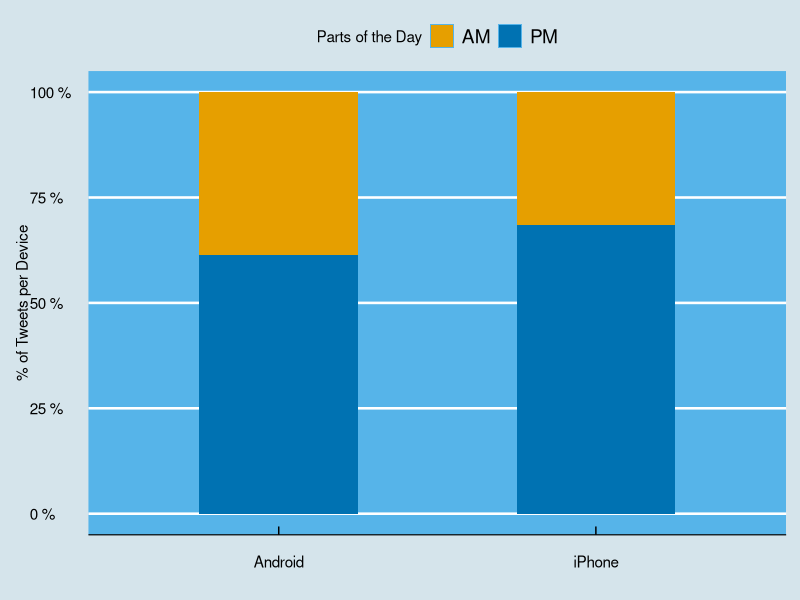
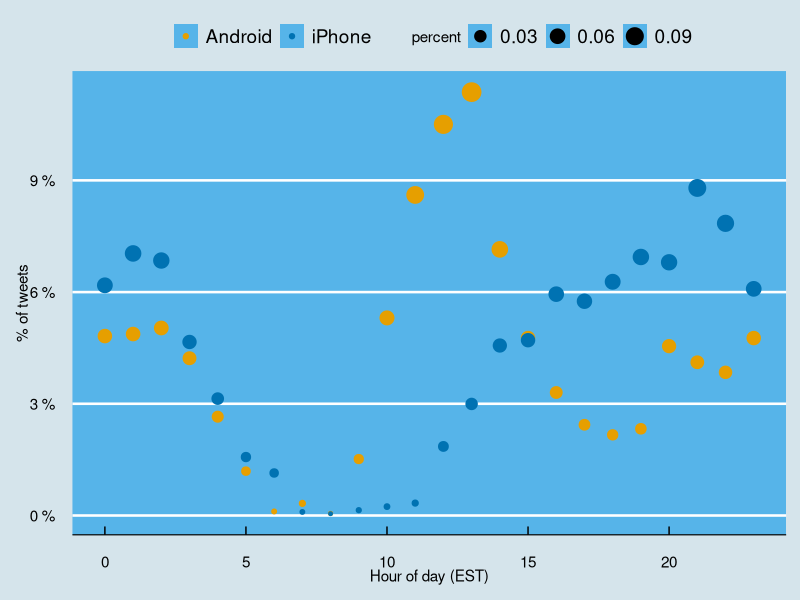
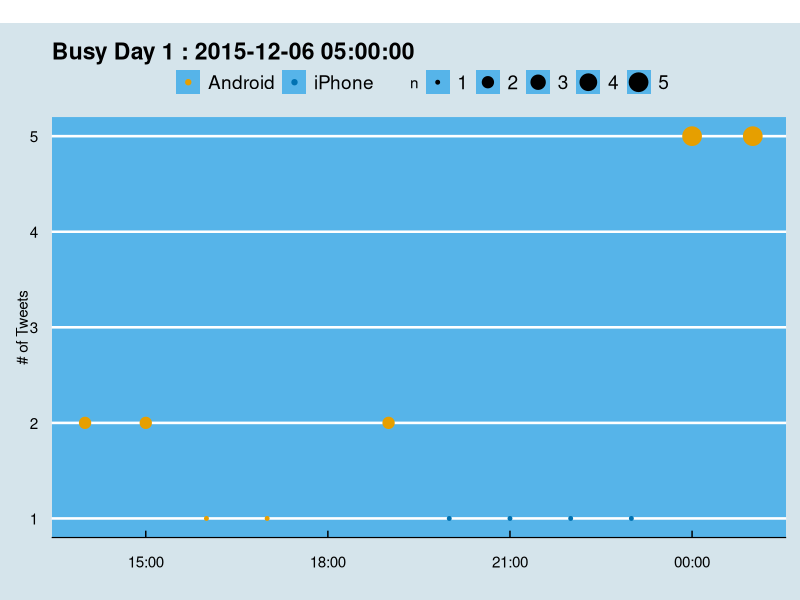
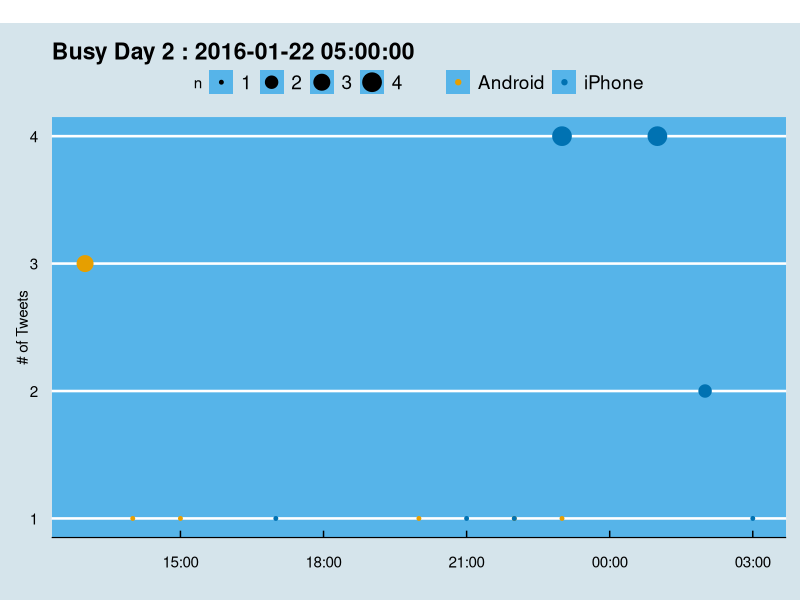
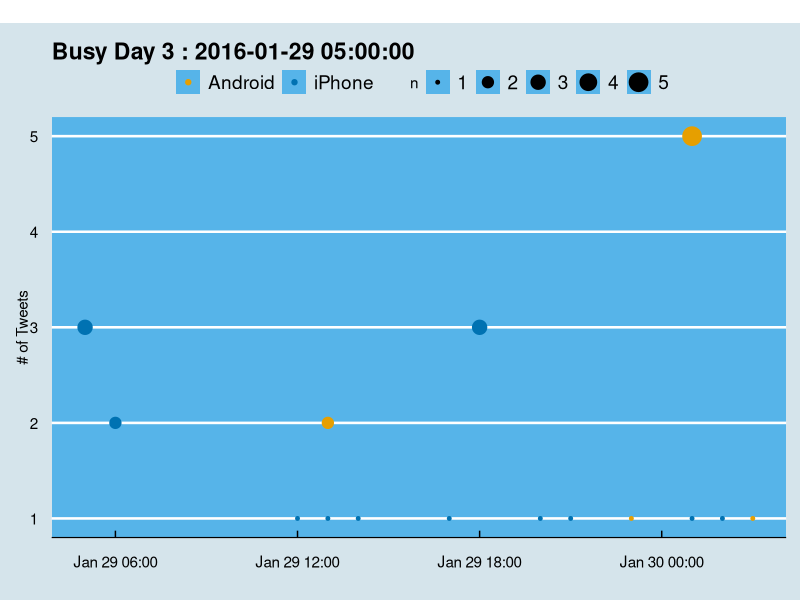
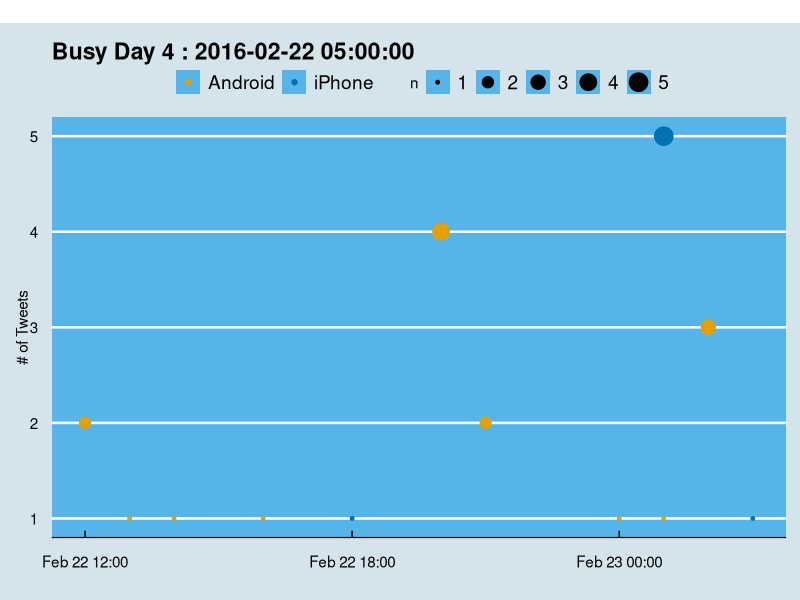
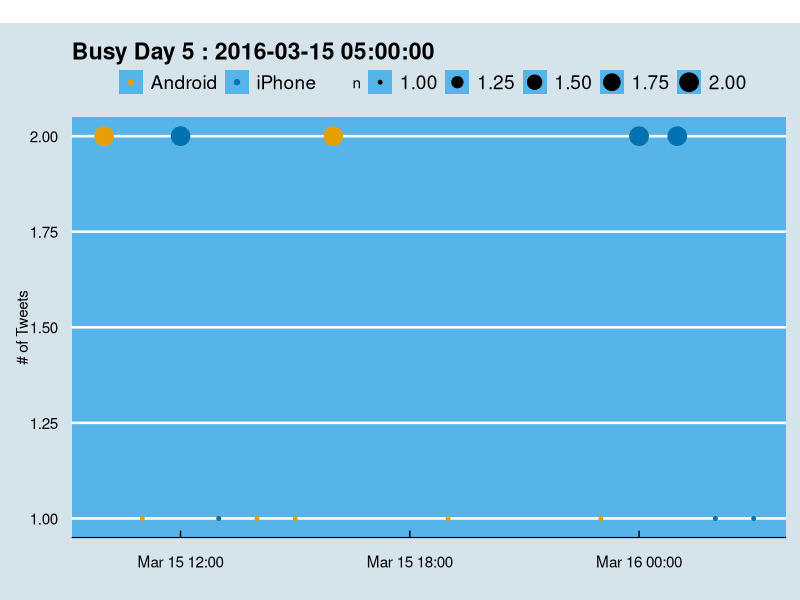
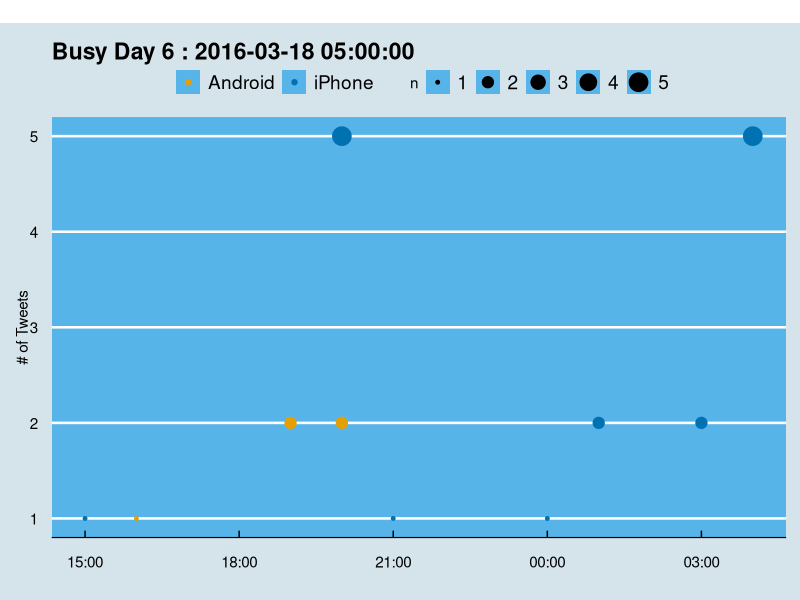

Source code (R) for these figures, in order:
## ---- chunk 1
# Avoiding messages and warnings: anyway, they have already been dealt with.  
knitr::opts_chunk$set(echo = TRUE, message = FALSE, warning = FALSE)

# Regulating figure layout.
knitr::opts_chunk$set(out.width = "60%", fig.align = "center")

# Facilitating table layout in HTML.
options(knitr.table.format = "html")

# Output language
invisible(Sys.setlocale("LC_ALL", "C"))
## ---- chunk 2
# Cleaning up workspace for RAM management.
invisible(if(!is.null(dev.list())) dev.off())
rm(list=ls())
cat("\014")

# Downloading packages.
if(!require(tidyverse)) install.packages("tidyverse", repos = "http://cran.us.r-project.org")
if(!require(dslabs)) install.packages("dslabs", repos = "http://cran.us.r-project.org")
if(!require(utf8)) install.packages("utf8", repos = "http://cran.us.r-project.org")
if(!require(lubridate)) install.packages("tidyverse", repos = "http://cran.us.r-project.org")
if(!require(scales)) install.packages("scales", repos = "http://cran.us.r-project.org")
if(!require(tm)) install.packages("tm", repos = "http://cran.us.r-project.org")
if(!require(wordcloud)) install.packages("wordcloud", repos = "http://cran.us.r-project.org")
if(!require(kableExtra)) install.packages("kableExtra", repos = "http://cran.us.r-project.org")
if(!require(gridExtra)) install.packages("gridExtra", repos = "http://cran.us.r-project.org")
if(!require(caret)) install.packages("caret", repos = "http://cran.us.r-project.org")
if(!require(pROC)) install.packages("pROC", repos = "http://cran.us.r-project.org")
if(!require(ggthemes)) install.packages("ggthemes", repos = "http://cran.us.r-project.org")
if(!require(tidytext)) install.packages("tidytext", repos = "http://cran.us.r-project.org")
if(!require(stringr)) install.packages("stringr", repos = "http://cran.us.r-project.org")

# Requiring libraries.
library(tidyverse)
library(dslabs)
library(utf8)
library(lubridate)
library(scales)
library(tm)
library(wordcloud)
library(kableExtra)
library(gridExtra)
library(caret)
library(pROC)
library(ggthemes)
library(tidytext)
library(stringr)
## ---- chunk 3
data("trump_tweets")
tweets <- trump_tweets
## ---- chunk 4
str(tweets, vec.len = 1)
## ---- chunk 5
tweets %>% count(source) %>% arrange(desc(n))
## ---- chunk 6
df <- tweets %>% select(source, is_retweet) %>% 
  group_by(source) %>%
  summarize(nr_retweet = length(is_retweet[is_retweet == TRUE]))
df
rm(df)
## ---- chunk 7
df <- trump_tweets %>% 
  extract(source, "source", "Twitter for (.*)") %>%
  count(source) 
df
rm(df)
## ---- chunk 8
elect_tweets <- tweets %>% 
  mutate(device = str_replace(str_replace(source, "Twitter for Android",                    "Android"), "Twitter for iPhone", "iPhone")) %>%
  filter(device %in% c("Android", "iPhone") &
         created_at >= ymd("2015-06-17") & 
         created_at < ymd("2016-11-08")) %>%
  mutate(am_pm = gsub('[0-9: ]+','\\1',format(created_at, '%r'))) %>%
  arrange(created_at) %>%
  select(- source) %>%
  select(device, everything()) 
## ---- chunk 9
# The palette with black:
cbbPalette <- c("#E69F00", "#0072B2", "#000000", "#56B4E9", 
                "#009E73", "#F0E442",  "#D55E00", "#CC79A7")

graph <- elect_tweets %>%
  mutate(hour = hour(with_tz(created_at, "EST"))) %>%
  select(device, am_pm) %>%
  group_by(device, am_pm) %>%
  summarise(n = n()) %>%
  mutate(percent = n / sum(n)) %>%
  ggplot(aes(device, percent, fill = am_pm)) +
  geom_bar(width = 0.5, stat = "identity") +
  scale_y_continuous(labels = percent_format(suffix = " %")) +
  labs(x = "",
       y = "% of Tweets per Device",
       fill = "Parts of the Day") +
  theme_economist(base_size = 12) +
  scale_fill_manual(values = cbbPalette) +
  theme(panel.background = element_rect(fill = "#56B4E9"))
graph
## ---- chunk 10
# The palette with grey:
# Orange, blue, black, light blue, green, yellow, vermilion, reddish purple
cbbPalette <- c("#E69F00", "#0072B2", "#000000", "#56B4E9", 
                "#009E73", "#F0E442",  "#D55E00", "#CC79A7")

graph <- elect_tweets %>%
  mutate(hour = hour(with_tz(created_at, "EST"))) %>%
  select(device, hour) %>%
  group_by(device, hour) %>%
  summarise(n = n()) %>%
  mutate(percent = n / sum(n)) %>%
  ggplot(aes(hour, percent, color = device)) +
  geom_point(aes(size = percent)) +
  scale_y_continuous(labels = 
                     percent_format(accuracy = 1, suffix = " %")) +
  labs(x = "Hour of day (EST)",
       y = "% of tweets",
       color = "") +
  theme_economist(base_size = 12) +
  scale_colour_manual(values = cbbPalette) +
  theme(panel.background = element_rect(fill = "#56B4E9"))
graph
## ---- chunk 11
knitr::opts_chunk$set(out.width = "100%", fig.align = "center")
## ---- chunk 12
buffer <- elect_tweets %>% 
  mutate(day = floor_date(with_tz(created_at, "EST"), unit = "day")) %>%
  mutate(hour = floor_date(with_tz(created_at, "EST"), unit = "hour"))

sample <- buffer %>% 
     group_by(day) %>%
     summarize(n = n()) %>%
     arrange(desc(n)) %>%
     head(12) %>%
     arrange(day) 

v <- sample %>% .$day

percentage <- 
  label_percent(accuracy = 0.1, suffix = " %")(sum(sample$n) / nrow(buffer))

l <- list(1) 

for (i in 1:length(v)) {
  d <- v[i]
  
  graph <- buffer %>%
    filter(day == d) %>% 
    select(device, hour) %>%
    group_by(device, hour) %>%
    summarise(n = n()) %>%
    ggplot(aes(hour, n, color = device)) +
    geom_point(aes(size = n)) +
    ggtitle(paste("Busy Day", i, ":", d, sep = " ")) +
    labs(x = "",
         y = "# of Tweets", 
         color = "") +
  theme_economist() +
  scale_colour_manual(values = cbbPalette) +
  theme(panel.background = element_rect(fill = "#56B4E9")) 
  
  l[[i]] <- graph
}  

marrangeGrob(l, nrow = 1, ncol = 1, 
  top = "")
## ---- chunk 13
knitr::opts_chunk$set(out.width = "60%", fig.align = "center")
## ---- chunk 14
graph <- elect_tweets %>%
  mutate(month = round_date(with_tz(created_at, "EST"), unit = "month")) %>%
  select(device, month, am_pm) %>%
  filter(device == "Android") %>%
  group_by(month, am_pm) %>%
  summarize(n = n()) %>%
  mutate(percent = n / sum(n)) %>%
  ggplot(aes(month, percent, fill = am_pm)) +
  geom_bar(stat = "identity") +
  scale_y_continuous(labels = percent_format(suffix = " %")) +
  labs(x = "",
       y = "% of Tweets per Device",
       fill = "Parts of the Day") +
  theme_economist(base_size = 12) +
  scale_fill_manual(values = cbbPalette) +
  theme(panel.background = element_rect(fill = "#56B4E9")) 
graph
## ---- chunk 15
graph <- elect_tweets %>%
  mutate(month = round_date(with_tz(created_at, "EST"), unit = "month")) %>%
  select(device, month, am_pm) %>%
  filter(device == "iPhone") %>%
  group_by(month, am_pm) %>%
  summarize(n = n()) %>%
  mutate(percent = n / sum(n)) %>%
  ggplot(aes(month, percent, fill = am_pm)) +
  geom_bar(stat = "identity") +
  scale_y_continuous(labels = percent_format(suffix = " %")) +
  labs(x = "",
       y = "% of Tweets per Device",
       fill = "Parts of the Day") +
  theme_economist(base_size = 12) +
  scale_fill_manual(values = cbbPalette) +
  theme(panel.background = element_rect(fill = "#56B4E9")) 
graph
## ---- chunk 16
graph <- elect_tweets %>%
  mutate(week = round_date(with_tz(created_at, "EST"), unit = "week")) %>%
  select(device, week) %>%
  group_by(device, week) %>%
  summarize(n = n()) %>%
  ggplot(aes(week, n, color = device)) +
  geom_line(size = 2) +
  labs(x = "",
       y = "% of Tweets per Device",
       color = "") +
  theme_economist(base_size = 12) +
  scale_colour_manual(values = cbbPalette) +
  theme(panel.background = element_rect(fill = "#56B4E9")) 
graph
## ---- chunk 17
graph <- elect_tweets %>%
  mutate(month = floor_date(with_tz(created_at, "EST"), unit = "month")) %>%
  select(device, month, retweet_count) %>%
  group_by(device, month) %>%
  summarize(avg = mean(n())) %>%
  ggplot(aes(month, avg, color = device)) +
  geom_line(size = 2) +
  labs(x = "",
       y = "% of Tweets per Device",
       fill = "Parts of the Day") +
  theme_economist(base_size = 12) +
  scale_color_manual(values = cbbPalette) +
  theme(panel.background = element_rect(fill = "#56B4E9")) 
graph
## ---- chunk 18
v <- data.frame(text = elect_tweets$text) 
v %>% unnest_tokens(word, text)

pattern <- "([^A-Za-z\\d#@']|'(?![A-Za-z\\d#@]))"
elect_tweets[i,] %>% 
  mutate(text = str_replace_all(text, "https://t.co/[A-Za-z\\d]+|&amp;", ""))  %>%
  unnest_tokens(word, text, token = "regex", pattern = pattern) %>%
  select(word)
